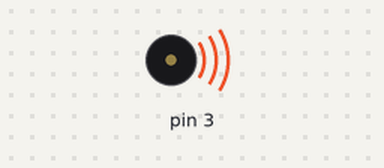
Bench run of a sketch on a simulated Arduino Uno, built with avr-gcc and run on an emulated ATmega328P. Parts: buzzer (waves = sounding).

Above: at 0.2 s.
At 3.5 s:
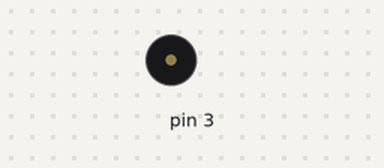
Timing chart, 0 to 5.3 s (numbered marks = the images above):
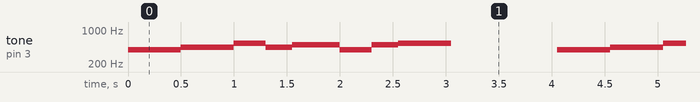

Measured:
- by itself, tone on pin 3: repeats every 4.1 s: 444 Hz 0.50 s, 528 Hz 0.30 s, 444 Hz 0.25 s, 498 Hz 0.45 s, 392 Hz 0.30 s, 498 Hz 0.25 s, 528 Hz 0.50 s, silent 1.0 s, 395 Hz 0.50 s

The sketch:

atuador_buzzer_n_o_encapsulado_1.ino
```cpp
void setup(){
  pinMode(3, OUTPUT);
  digitalWrite(3, LOW);
}

void loop(){
  tone(3, 395.50); delay(500); noTone(3);
  tone(3, 444.00); delay(500); noTone(3);
  tone(3, 528.00); delay(300); noTone(3);
  tone(3, 444.00); delay(250); noTone(3);
  tone(3, 498.40); delay(450); noTone(3);
  tone(3, 392.42); delay(300); noTone(3);
  tone(3, 498.00); delay(250); noTone(3);
  tone(3, 528.00); delay(500); noTone(3);
  delay(1000);
}
```
